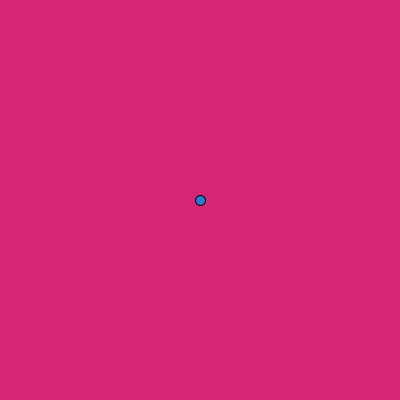
Frame 1 (no input)
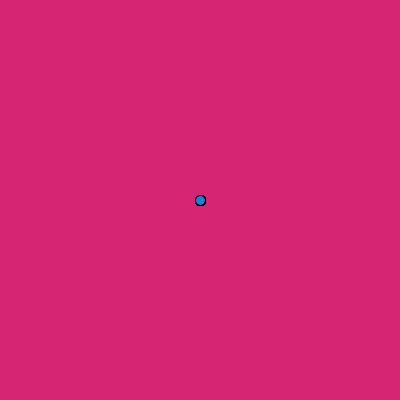
Frame 60 (the mouse pressed at the canvas centre just before this capture)
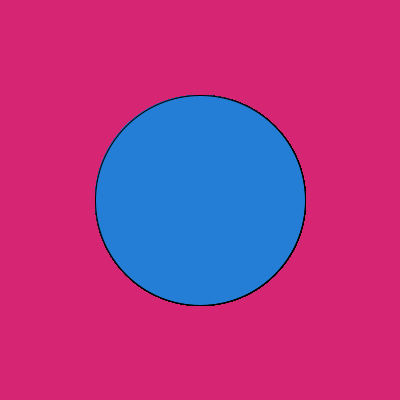
Frame 120 (the mouse held since frame 60 and released just before this capture)

The Processing sketch that drew these frames (run headless with seeded random() and noise(); from frame 60 on, the mouse is pressed at the canvas centre):

// Processing sketch: processing_160760
// ── processing_160760.pde

void setup() {
  size(400,400);
  background(214,37,114);
}

void draw(){

  fill(37,126,214);
  ellipse(width/2, height/2, mouseX+10, mouseY+10);
}

void mousePressed(){
background(mouseX,0,mouseY);
  background(random(255), random(255), random(255));
}
